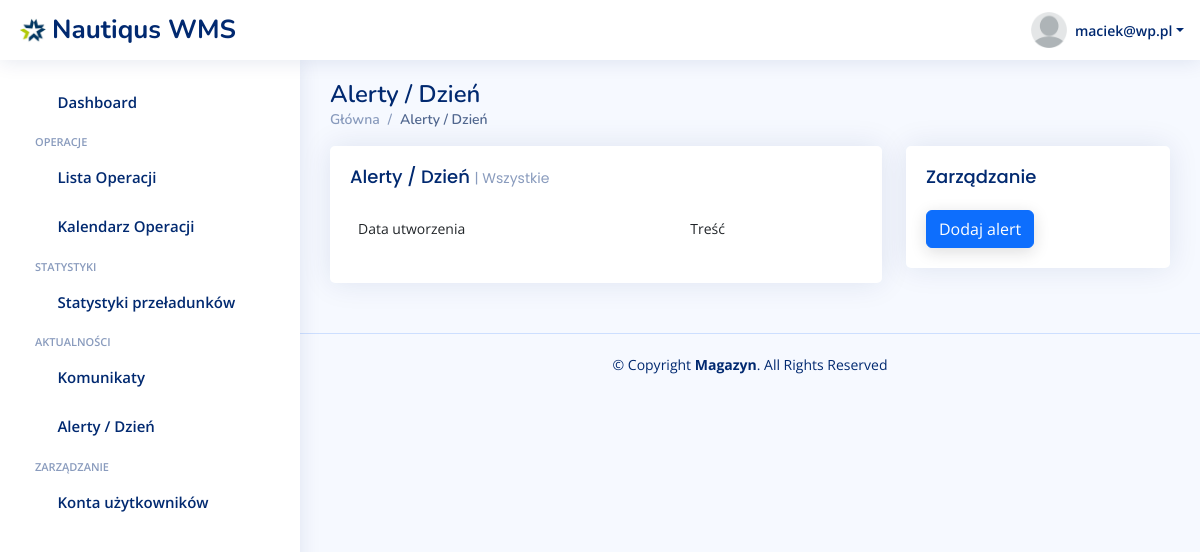
Page /alerty (signed in) on the earlier database version.
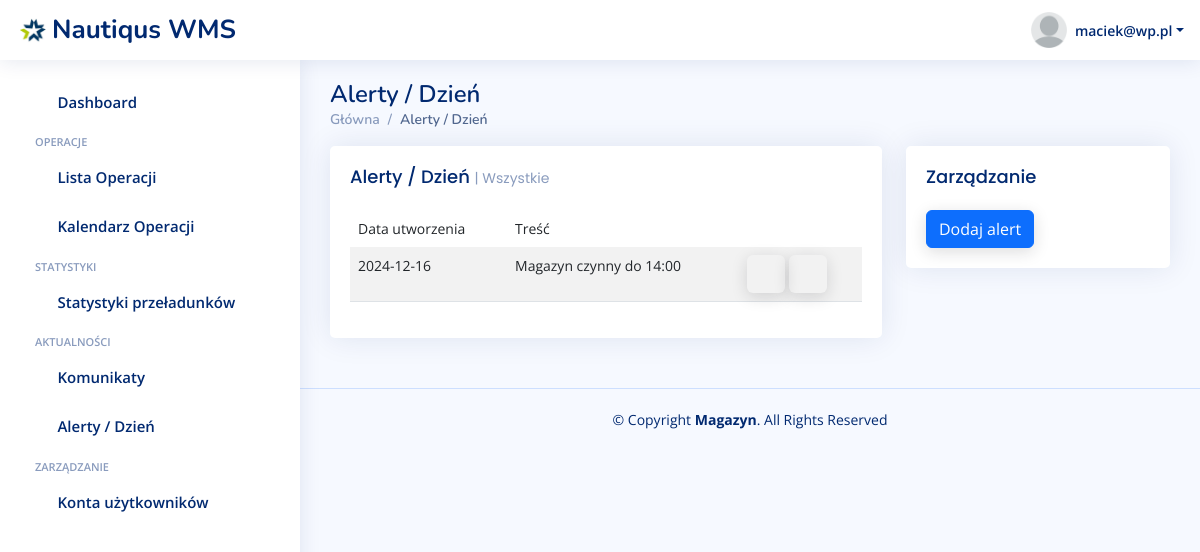
Same page on the later database version.
### warehouse/models.py (models this page shows, shortened)
class DayAlert(models.Model):
    message = models.TextField()
    date = models.DateField()
    added_by = models.ForeignKey(CustomUser, on_delete=models.CASCADE)

### warehouse/views.py (the view)
# urls.py: path('alerty', views.day_alerts, name='day_alerts'),
@login_required
def day_alerts(request):
    day_alerts = DayAlert.objects.all().order_by('-date')
    context = {'day_alerts': day_alerts,
               }
    return render(request, 'warehouse/day-alerts.html', context)

### warehouse/templates/warehouse/day-alerts.html (shortened to what this page needs)
{% extends 'base.html' %}
{% load static %}
{% static "" as staticUrl %}
{% block content %}
<main id="main" class="main">
    <div class="pagetitle">
        <h1>Alerty / Dzień</h1>
        <nav>
            <ol class="breadcrumb">
                <li class="breadcrumb-item"><a href="index-panel.html">Główna</a></li>
                <li class="breadcrumb-item active">Alerty / Dzień</li>
            </ol>
        </nav>
    </div>
    <section class="section dashboard">
        <div class="row">
            <div class="col-lg-8">
                <div class="row">
                    <div class="col-12">
                        <div class="card recent-sales ">
                            <div class="filter">
                                <a class="icon" href="#" data-bs-toggle="dropdown"><i class="bi bi-three-dots"></i></a>
                            </div>
                            <div class="card-body">
                                <h5 class="card-title">Alerty / Dzień <span>| Wszystkie</span></h5>
                                <table class="table table-striped">
                                  <thead>
                                    <tr class="bg-white">
                                      <th scope="col">Data utworzenia</th>
                                      <th scope="col">Treść</th>
                                        <th scope="col"></th>
                                    </tr>
                                  </thead>
                                  <tbody>
                                  {% for day_alert in day_alerts %}
                                    <tr>
                                      <th scope="row">{{ day_alert.date|date:"Y-m-d" }}</th>
                                      <td>{{ day_alert.message }}</td>
                                        <td>
                                            <a data-bs-toggle="modal" data-bs-target="#exampleModal-{{ day_alert.id }}" class="btn "><i class="bi bi-pencil-square"></i></a>
                                            <a href="/alerty/usun/{{ day_alert.pk }}" class="btn "><i class="bi bi-trash"></i></a>
                                        </td>
                                    </tr>
                                  {% endfor %}
                                  </tbody>
                                </table>
                            </div>
                        </div>
                    </div>
                </div>
            </div>
            <div class="col-lg-4">
                <div class="card">
                    <div class="filter">
                        <a class="icon" href="#" data-bs-toggle="dropdown"><i class="bi bi-three-dots"></i></a>
                    </div>
                    <div class="card-body">
                        <h5 class="card-title">Zarządzanie</h5>
                            <div class="col-6">
                                        <a data-bs-toggle="modal" data-bs-target="#exampleModal-dodaj" class="btn btn-primary">Dodaj alert</a>
                                    </div>
                    </div>
                </div>
            </div>
        </div>
    </section>
</main>
{% endblock %}

Differences in the rows shown:
added DayAlert: date "2024-12-16", message "Magazyn czynny do 14:00"
